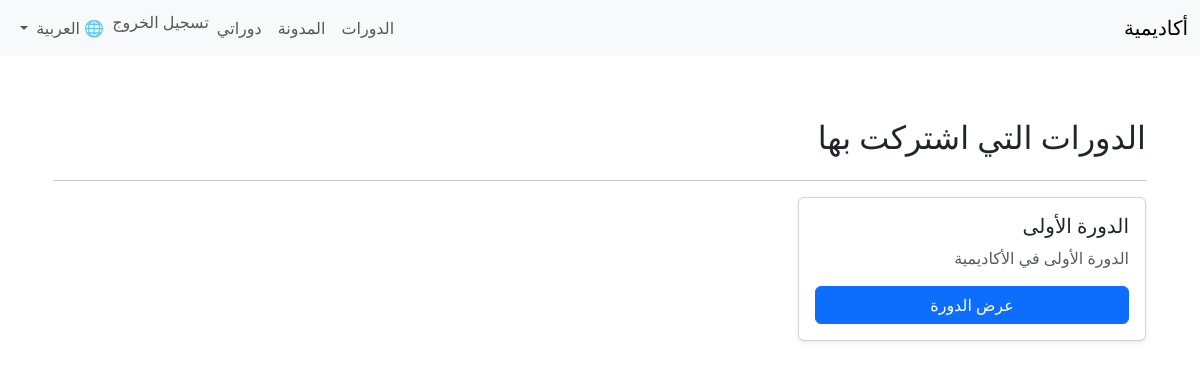
The app's page /ar/courses/my-courses/ (signed in), older data.
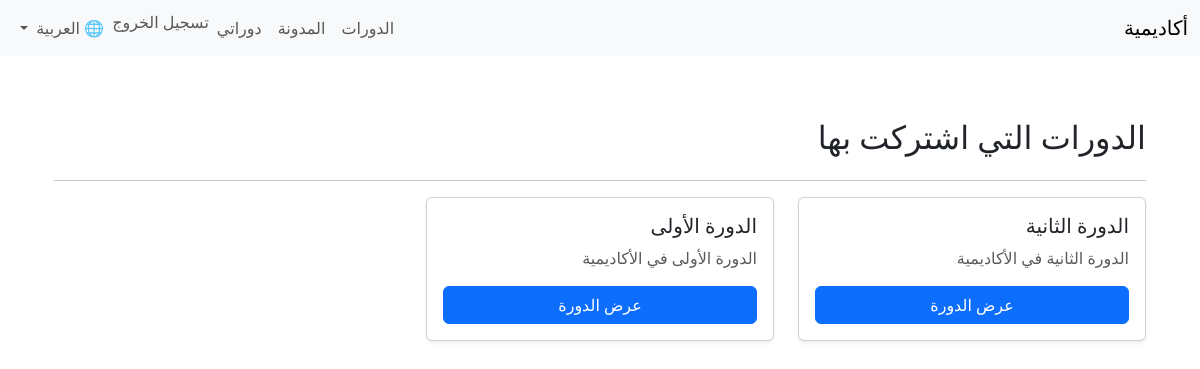
The same page, newer data.
### courses/models.py (models this page shows, shortened)
class Course(models.Model):
    title = models.CharField(max_length=200, verbose_name=_("عنوان الدورة"))
    description = models.TextField(verbose_name=_("وصف الدورة"))
    is_published = models.BooleanField(default=True, verbose_name=_("نشر الدورة"))
    price = models.DecimalField(max_digits=6, decimal_places=0, verbose_name=_("السعر"))
    created_at = models.DateTimeField(auto_now_add=True, verbose_name=_("تاريخ الإنشاء"))
    students = models.ManyToManyField(User, related_name="courses", blank=True, verbose_name=_("الطلاب المشتركين"))
    image = models.ImageField(upload_to='course_images/', null=True, blank=True, verbose_name=_("صورة الدورة"))
    duration = models.CharField(max_length=100, blank=True, null=True, verbose_name=_("مدة الدورة"))
    level = models.CharField(max_length=100, blank=True, null=True, verbose_name=_("مستوى الدورة"))
    prerequisites = models.TextField(blank=True, null=True, verbose_name=_("متطلبات الدورة"))
    class Meta:
        verbose_name = _("دورة")
        verbose_name_plural = _("الدورات")
        ordering = ['-created_at']

### courses/views.py (the view)
# urls.py: path('my-courses/', views.my_courses, name='my_courses'),
@login_required
def my_courses(request):
    courses = request.user.courses.all()
    return render(request, 'courses/my_courses.html', {'courses': courses})

### courses/templates/courses/my_courses.html (shortened to what this page needs)
{% extends 'base.html' %}
{% load i18n %}
{% block content %}
<div class="container mt-5">
    <h2 class="mb-4">{% trans "الدورات التي اشتركت بها" %}</h2>
    <hr>
    {% if courses %}
        <div class="row">
            {% for course in courses %}
            <div class="col-md-4 mb-4">
                <div class="card h-100 shadow-sm">
                    <div class="card-body d-flex flex-column">
                        <h5 class="card-title">{{ course.title }}</h5>
                        <p class="card-text text-muted">{{ course.description|truncatewords:20 }}</p>
                        <a href="{% url 'courses:course_detail' course.id %}" class="btn btn-primary mt-auto">
                            {% trans "عرض الدورة" %}
                        </a>
                    </div>
                </div>
            </div>
            {% endfor %}
        </div>
    {% else %}
        <p class="text-muted">{% trans "لم تقم بالاشتراك في أي دورة بعد." %}</p>
    {% endif %}
</div>
{% endblock %}

Row changes from the older to the newer data that the page shows:
added Course: title "الدورة الثانية", description "الدورة الثانية في الأكاديمية"
